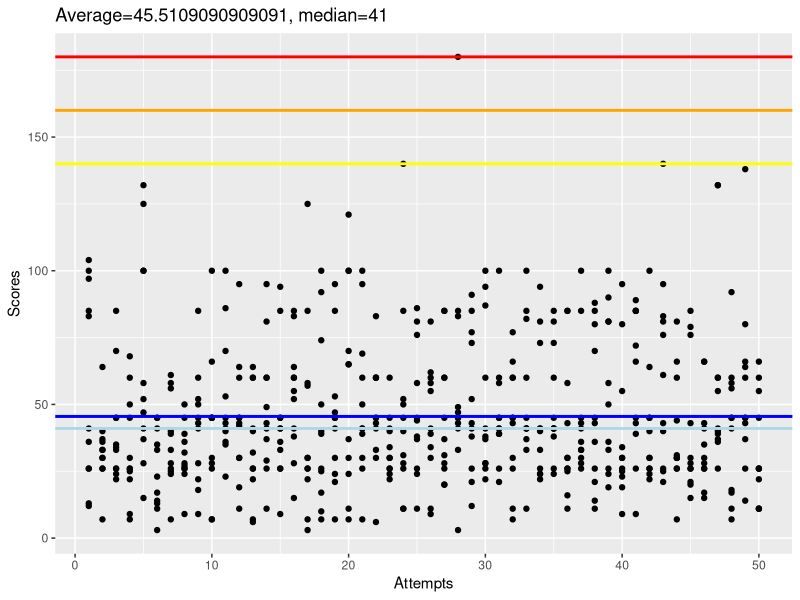
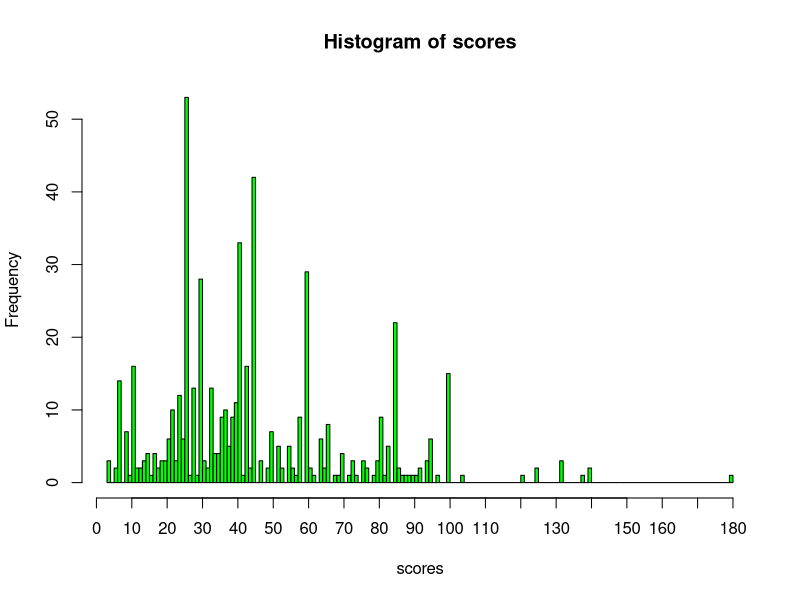

Recreate these plots in R, in order.
library(ggplot2)
#Scores1 28NOV16
scores1 <- c(26,33,85,60,41,35,7,26,52,45,53,45,26,43,41,55,30,40,41,121,39,43,30,40,44,60,26,3,12,26,41,45,11,81,41,85,45,43,100,34,72,30,43,66,26,28,36,41,66,11)
#Scores2 16JAN17
scores2 <- c(41,30,33,25,100,23,40,9,50,100,43,45,60,49,85,83,58,17,45,65,50,30,24,52,86,58,28,41,52,100,45,30,45,73,73,25,100,14,50,26,85,45,26,44,21,15,39,45,43,26)
#Scores3 23JAN17
scores3 <- c(85,40,70,9,58,45,26,45,85,7,23,30,22,41,45,28,26,100,95,100,41,45,26,26,81,30,31,180,85,41,60,66,100,26,81,16,33,70,24,30,45,45,140,81,30,41,60,17,60,45)
#Scores4 01FEB17
scores4 <- c(97,36,26,30,28,11,39,26,22,45,86,30,41,37,9,85,85,39,53,70,95,33,26,11,26,34,20,49,41,94,45,60,41,22,60,30,43,45,36,95,39,26,95,7,28,66,26,7,80,11)
#Scores5 06FEB17
scores5 <- c(100,37,45,68,132,41,58,32,41,28,36,95,60,60,36,38,7,92,21,100,26,83,60,28,45,55,45,47,77,60,100,7,85,41,45,43,36,26,19,25,66,64,76,26,76,26,55,58,45,26)
#Scores6 15FEB17
scores6 <- c(36,30,22,22,100,13,24,28,28,45,100,11,32,26,26,64,26,50,30,11,100,6,45,31,11,41,60,85,43,22,26,77,41,40,41,30,26,21,81,55,85,24,21,30,85,26,60,18,64,60)
#Scores7 20FEB17
scores7 <- c(26,64,35,26,47,45,28,24,60,30,40,60,7,60,41,15,30,7,85,65,69,45,34,140,38,81,37,33,73,38,58,60,41,33,41,85,41,80,81,30,85,100,61,30,43,30,40,11,37,22)
#Scores8 22FEB17
scores8 <- c(83,33,34,26,52,3,56,36,43,26,70,64,6,81,33,52,3,25,24,30,7,60,40,11,76,11,60,45,91,28,21,26,82,24,85,11,30,11,33,80,43,26,40,26,20,43,37,56,14,11)
#Scores9 28FEB17
scores9 <- c(13,26,45,7,37,17,25,27,45,45,41,19,26,95,45,60,22,26,7,37,30,60,41,85,58,9,85,45,26,87,39,45,60,24,26,58,85,85,90,23,9,40,81,60,15,35,132,60,138,55)
#Scores10 05MAR17
scores10 <- c(12,7,24,45,125,33,61,50,9,66,45,42,64,11,26,41,57,74,47,24,41,41,30,50,24,62,20,83,21,28,39,11,37,94,24,26,28,36,26,9,26,22,83,30,79,17,41,45,26,26)
#Scores11 06MAR17
scores11 <- c(104,26,26,50,15,14,33,39,18,7,35,43,40,29,94,60,125,10,45,7,60,60,22,45,37,39,85,43,38,37,41,43,33,41,38,26,33,88,58,19,89,30,25,31,26,66,132,92,45,66)


scores <- c(scores1,scores2,scores3,scores4,scores5,scores6,scores7,scores8,scores9,scores10,scores11)

ScoreTable <- data.frame(1:50,scores1,scores2,scores3,scores4,scores5,scores6,scores7,scores8,scores9,scores10,scores11)
colnames(ScoreTable)[1] <- 'Attempts'

ScoreTable2 <- as.data.frame(rbind(scores1,scores2,scores3,scores4,scores5,scores6,scores7,scores8,scores9,scores10,scores11))

gg <- ggplot(ScoreTable,aes(Attempts))
gg <- gg + ggtitle(paste('Average=',mean(scores), ', median=', median(scores),sep=''))
gg <- gg + geom_point(aes(y=scores1))
gg <- gg + geom_point(y=scores2)
gg <- gg + geom_point(y=scores3)
gg <- gg + geom_point(y=scores4)
gg <- gg + geom_point(y=scores5)
gg <- gg + geom_point(y=scores6)
gg <- gg + geom_point(y=scores7)
gg <- gg + geom_point(y=scores8)
gg <- gg + geom_point(y=scores9)
gg <- gg + geom_point(y=scores10)
gg <- gg + geom_point(y=scores11)
gg <- gg + geom_hline(color='blue', yintercept =  mean(scores), size=1)
gg <- gg + geom_hline(color='lightblue', yintercept =  median(scores), size=1)
gg <- gg + geom_hline(color='yellow', yintercept =  140, size = 1)
gg <- gg + geom_hline(color='orange', yintercept =  160, size = 1)
gg <- gg + geom_hline(color='red', yintercept =  180, size = 1)
gg <- gg + labs(y='Scores')
gg

hist(scores,180,col = 'green')
axis(side=1, at=c(10,20,30,40,60,70,80,90,110,120,130,140,160,170,180))
